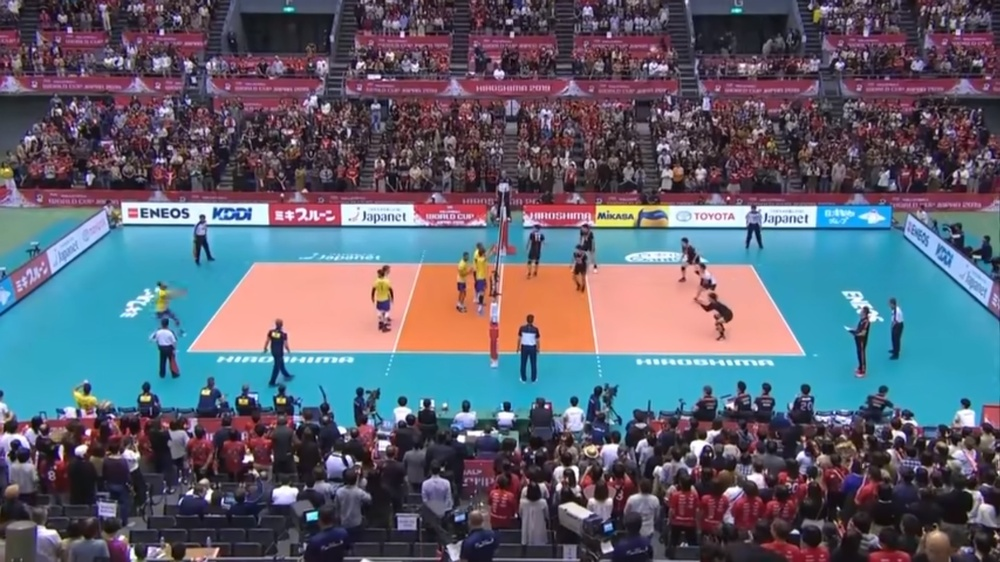
#> input picture img/field.jpg, 1000 x 562 px, shrunk from 1919 x 1079 before the run
$ jupyter execute Untitled.ipynb   (shell and % lines are left out)
#> lines starting #> are read from the running program, lines starting #| are printed output that depends on the picture; after the words box and inside, x2 and y2 are one past the last pixel; in counts of white or black regions, pixels touching at a corner belong together
[cell 1]
import cv2 as cv
import numpy as np
import matplotlib.pyplot as plt
import math

src = cv.imread('img/field.jpg')
#> src is the input picture: shape (562, 1000, 3); mean B, G, R 111, 96.5, 93.8

# white range
lower_white = np.array([0,0,100])
upper_white = np.array([160, 100, 255])

hsv = cv.cvtColor(src,cv.COLOR_BGR2HSV)
#> hsv: shape (562, 1000, 3); mean H, S, V 118.3, 100.7, 126.9
mask = cv.inRange(hsv, lower_white, upper_white)
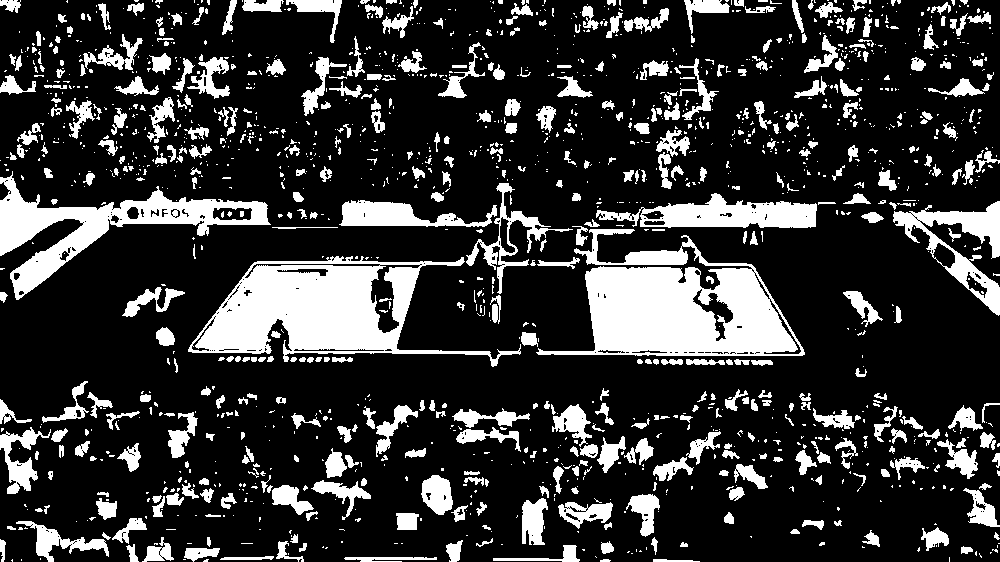
#> mask: shape (562, 1000); 20.8% white; 1595 white regions (1128 under 20 px), largest, box (x1, y1, x2, y2) and area: (536, 229, 805, 356) 17257, (188, 256, 521, 367) 15853, (0, 171, 271, 300) 8781
plt.imshow(mask)

dst = cv.Canny(src, 50, 200, None, 3)
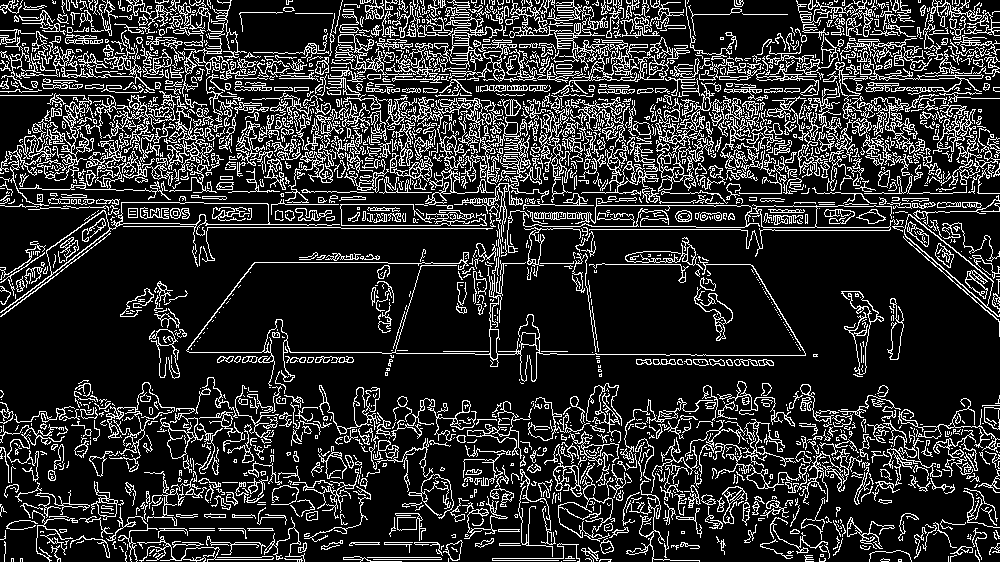
#> dst: shape (562, 1000); 18.1% white in thin lines or dots
lines = cv.HoughLines(mask, 1, np.pi / 180, 1000, None, 0, 0)
#> lines = None


if lines is not None:
    for i in range(0, len(lines)):
        rho = lines[i][0][0]
        theta = lines[i][0][1]
        a = math.cos(theta)
        b = math.sin(theta)
        x0 = a * rho
        y0 = b * rho
        pt1 = (int(x0 + 1000*(-b)), int(y0 + 1000*(a)))
        pt2 = (int(x0 - 1000*(-b)), int(y0 - 1000*(a)))
        cv.line(src, pt1, pt2, (0,255,0), 3, cv.LINE_AA)

# plt.imshow(dst)
plt.imshow(src)
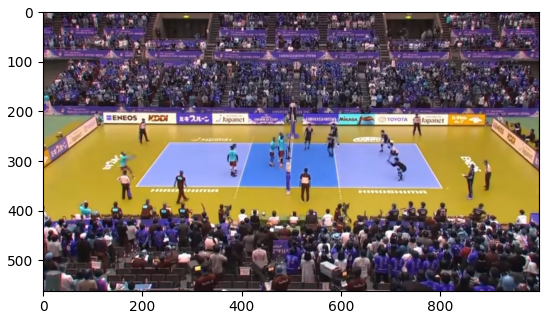
#> figure drawn by matplotlib, 1 panel; B, G, R data is drawn as R, G, B

$ run again, with img/beaver3.png saved as img/field.jpg
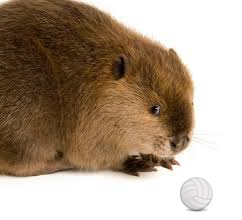
#> input picture img/beaver3.png, 242 x 220 px
#> src is the input picture: shape (220, 242, 3); mean B, G, R 136.7, 155, 172.9
#> hsv: shape (220, 242, 3); mean H, S, V 14.2, 91.2, 173
#> `mask = cv.inRange(hsv, lower_white, upper_white)`:
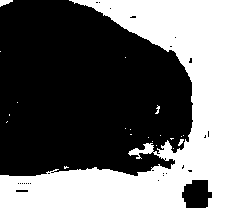
#> mask: shape (220, 242); 46% white; 21 white regions (17 under 20 px), largest, box (x1, y1, x2, y2) and area: (0, 0, 242, 220) 24335, (0, 0, 13, 7) 55, (178, 139, 184, 146) 23, (155, 105, 160, 114) 21
#> dst: shape (220, 242); 14.4% white in thin lines or dots, all inside (x1, y1, x2, y2) = (0, 0, 214, 212)
#> lines = None
#> `[cell 1] import cv2 as cv import numpy as np import matplotlib.pyplot ..`:
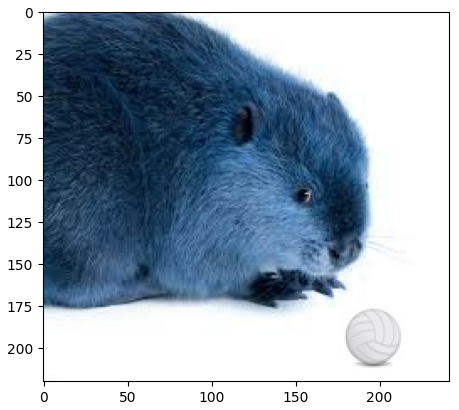
#> figure drawn by matplotlib, 1 panel; B, G, R data is drawn as R, G, B
